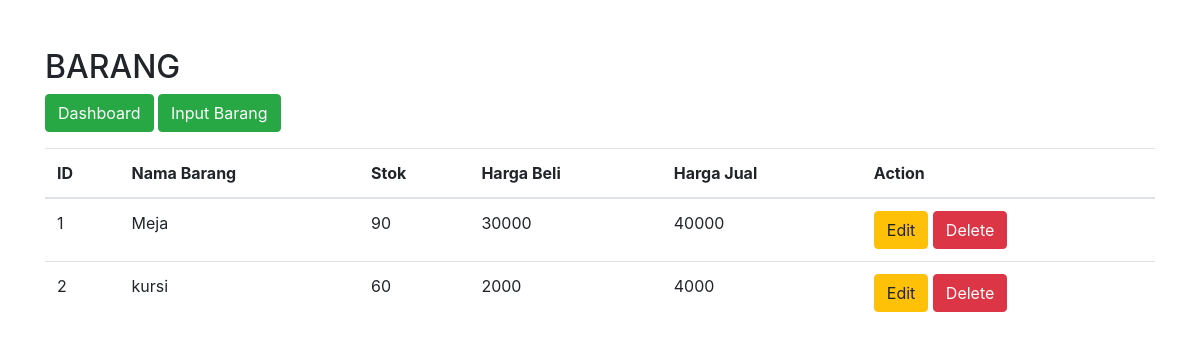
The page /tampil_product.php on the database its author committed.
### tables this page shows
CREATE TABLE `product` (
  `id` int(11) NOT NULL,
  `nama_barang` varchar(255) NOT NULL,
  `stock` int(11) DEFAULT NULL,
  `harga_beli` float NOT NULL,
  `harga_jual` float DEFAULT NULL
);

### product.php (called while the page is built, shortened)
<?php
class Product {
    private $conn;
    public function __construct($conn) {
        $this->conn = $conn;
    }
    public function getProducts() {
        $products = array();
        $result = $this->conn->query("SELECT * FROM product");
        while ($row = $result->fetch_assoc()) {
            $products[] = $row;
        }
        return $products;
    }
}

### tampil_product.php (the view, shortened to what this page needs)
<?php
require_once "config.php";
require_once "product.php";
$productHandler = new Product($conn);
$products = $productHandler->getProducts();
?>
<!DOCTYPE html>
<html lang="en">
<head>
    <link rel="stylesheet" href="https://stackpath.bootstrapcdn.com/bootstrap/4.5.2/css/bootstrap.min.css">
</head>
<body>
    <div class="container mt-5">
        <div class="mt-5 mb-3 clearfix">
            <h2 class="pull-left">BARANG</h2>
            <a href="index.php" class="btn btn-success pull-left"> Dashboard </a>
			<a href="add_product.php" class="btn btn-success pull-left"> Input Barang </a>
        </div>
        <table class="table">
            <thead>
                <tr>
                    <th>ID</th>
                    <th>Nama Barang</th>
                    <th>Stok</th>
                    <th>Harga Beli</th>
					<th>Harga Jual</th>
					<th>Action</th>
                </tr>
            </thead>
            <tbody>
                <?php foreach ($products as $product) : ?>
                    <tr>
                        <td><?php echo $product['id']; ?></td>
                        <td><?php echo $product['nama_barang']; ?></td>
                        <td><?php echo $product['stock']; ?></td>
                        <td><?php echo $product['harga_beli']; ?></td>
						<td><?php echo $product['harga_jual']; ?></td>
                        <td>
                            <a href="edit_product.php?id=<?php echo $product['id']; ?>" class="btn btn-warning">Edit</a>
                            <a href="index.php?delete=<?php echo $product['id']; ?>" class="btn btn-danger">Delete</a>
                        </td>
                    </tr>
                <?php endforeach; ?>
            </tbody>
        </table>
    </div>
</body>
</html>

### tampil_product.php (style rules this page uses)
body { font-family: Arial, sans-serif; }

### rows shown on the page
product: id "1", nama_barang "Meja", stock "90", harga_beli "30000", harga_jual "40000"
product: id "2", nama_barang "kursi", stock "60", harga_beli "2000", harga_jual "4000"
